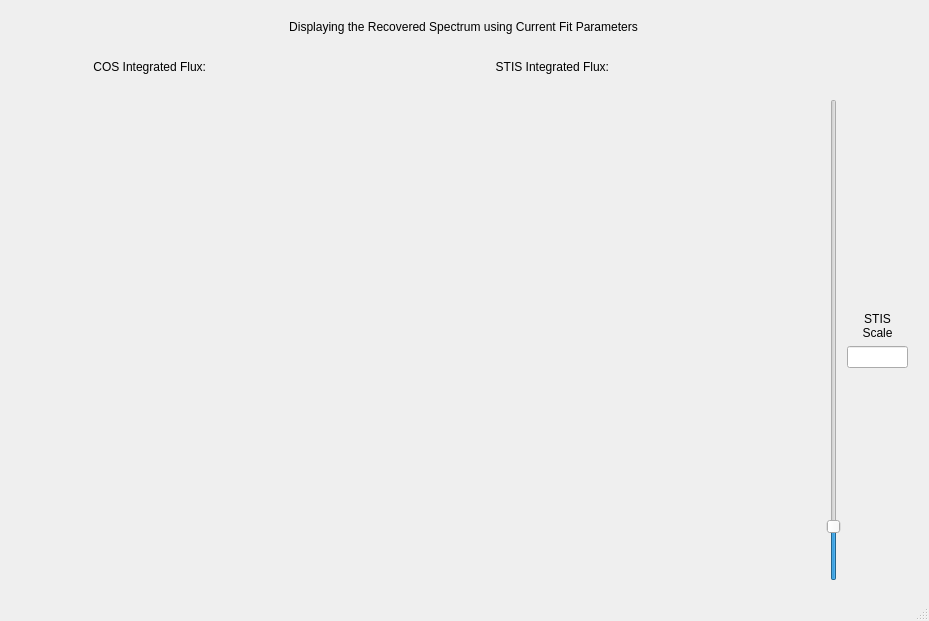
<?xml version="1.0" encoding="UTF-8"?>
<ui version="4.0">
 <class>MainWindow</class>
 <widget class="QMainWindow" name="MainWindow">
  <property name="geometry">
   <rect>
    <x>0</x>
    <y>0</y>
    <width>929</width>
    <height>621</height>
   </rect>
  </property>
  <property name="windowTitle">
   <string>STIS Comparison</string>
  </property>
  <widget class="QWidget" name="centralwidget">
   <layout class="QGridLayout" name="gridLayout">
    <item row="3" column="0">
     <widget class="MplWidget" name="MplWidgetSTIS" native="true">
      <property name="minimumSize">
       <size>
        <width>800</width>
        <height>500</height>
       </size>
      </property>
      <property name="maximumSize">
       <size>
        <width>800</width>
        <height>500</height>
       </size>
      </property>
     </widget>
    </item>
    <item row="0" column="0" colspan="2">
     <widget class="QLabel" name="dialogLabel">
      <property name="statusTip">
       <string>Displayed using the current airglow input values and radial velocities</string>
      </property>
      <property name="text">
       <string>Displaying the Recovered Spectrum using Current Fit Parameters</string>
      </property>
      <property name="alignment">
       <set>Qt::AlignCenter</set>
      </property>
     </widget>
    </item>
    <item row="1" column="0">
     <layout class="QHBoxLayout" name="horizontalLayout_5">
      <item>
       <widget class="QLabel" name="cosIntlabel">
        <property name="statusTip">
         <string>Integrated flux of the recovered COS profile</string>
        </property>
        <property name="text">
         <string>COS Integrated Flux:</string>
        </property>
        <property name="alignment">
         <set>Qt::AlignRight|Qt::AlignTrailing|Qt::AlignVCenter</set>
        </property>
       </widget>
      </item>
      <item>
       <widget class="QLabel" name="cosIntvalue">
        <property name="text">
         <string/>
        </property>
       </widget>
      </item>
      <item>
       <widget class="QLabel" name="stisIntlabel">
        <property name="statusTip">
         <string>Integrated flux of the scaled STIS profile</string>
        </property>
        <property name="text">
         <string>STIS Integrated Flux:</string>
        </property>
        <property name="alignment">
         <set>Qt::AlignRight|Qt::AlignTrailing|Qt::AlignVCenter</set>
        </property>
       </widget>
      </item>
      <item>
       <widget class="QLabel" name="stisIntvalue">
        <property name="text">
         <string/>
        </property>
       </widget>
      </item>
     </layout>
    </item>
    <item row="3" column="1">
     <widget class="QWidget" name="widget" native="true">
      <property name="maximumSize">
       <size>
        <width>100</width>
        <height>500</height>
       </size>
      </property>
      <layout class="QHBoxLayout" name="horizontalLayout">
       <item>
        <widget class="QSlider" name="sliderSTIS">
         <property name="statusTip">
          <string>Move the slider to change the STIS scale factor</string>
         </property>
         <property name="maximum">
          <number>1000</number>
         </property>
         <property name="pageStep">
          <number>0</number>
         </property>
         <property name="value">
          <number>100</number>
         </property>
         <property name="orientation">
          <enum>Qt::Vertical</enum>
         </property>
        </widget>
       </item>
       <item>
        <layout class="QVBoxLayout" name="verticalLayout">
         <item>
          <spacer name="verticalSpacer">
           <property name="orientation">
            <enum>Qt::Vertical</enum>
           </property>
           <property name="sizeHint" stdset="0">
            <size>
             <width>20</width>
             <height>40</height>
            </size>
           </property>
          </spacer>
         </item>
         <item>
          <widget class="QLabel" name="labelSTIS">
           <property name="minimumSize">
            <size>
             <width>0</width>
             <height>0</height>
            </size>
           </property>
           <property name="maximumSize">
            <size>
             <width>100</width>
             <height>16777215</height>
            </size>
           </property>
           <property name="statusTip">
            <string>The scale factor of the STIS data </string>
           </property>
           <property name="text">
            <string>STIS
Scale</string>
           </property>
           <property name="alignment">
            <set>Qt::AlignCenter</set>
           </property>
          </widget>
         </item>
         <item>
          <widget class="QLineEdit" name="inputSTIS">
           <property name="minimumSize">
            <size>
             <width>0</width>
             <height>0</height>
            </size>
           </property>
           <property name="maximumSize">
            <size>
             <width>100</width>
             <height>16777215</height>
            </size>
           </property>
           <property name="toolTip">
            <string>Press 'Enter' when done</string>
           </property>
           <property name="statusTip">
            <string>Enter the STIS scale factor here</string>
           </property>
          </widget>
         </item>
         <item>
          <spacer name="verticalSpacer_2">
           <property name="orientation">
            <enum>Qt::Vertical</enum>
           </property>
           <property name="sizeHint" stdset="0">
            <size>
             <width>20</width>
             <height>40</height>
            </size>
           </property>
          </spacer>
         </item>
        </layout>
       </item>
      </layout>
     </widget>
    </item>
   </layout>
  </widget>
  <widget class="QMenuBar" name="menubar">
   <property name="geometry">
    <rect>
     <x>0</x>
     <y>0</y>
     <width>929</width>
     <height>26</height>
    </rect>
   </property>
  </widget>
  <widget class="QStatusBar" name="statusbar"/>
 </widget>
 <customwidgets>
  <customwidget>
   <class>MplWidget</class>
   <extends>QWidget</extends>
   <header>subtractAirglow.mplwidget.h</header>
   <container>1</container>
  </customwidget>
 </customwidgets>
 <tabstops>
  <tabstop>sliderSTIS</tabstop>
  <tabstop>inputSTIS</tabstop>
 </tabstops>
 <resources/>
 <connections/>
</ui>
